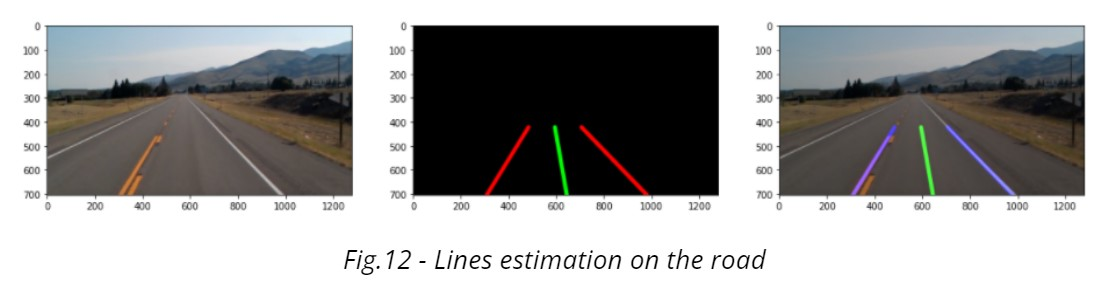
#> input picture Images/lines.jpg, 1100 x 283 px, given in place of test2.mp4, which was not available
$ python FindLanes.py
#> lines starting #> are read from the running program, lines starting #| are printed output that depends on the picture; after the words box and inside, x2 and y2 are one past the last pixel; in counts of white or black regions, pixels touching at a corner belong together; pictures that were not available may be replaced by others from this repository, and a replacement may not be noted
#> further down, frame is the input picture: shape (283, 1100, 3); mean B, G, R 157.1, 157.6, 158.2
import cv2
import numpy as np
import math
import matplotlib.pyplot as plt

def make_coordinates(image, line_parameters):
    slope, intercept = line_parameters
    y1 = int(image.shape[0])
    y2 = int(y1*3/5)
    x1 = int((y1 - intercept)/slope)
    x2 = int((y2 - intercept)/slope)
    return np.array([x1,y1,x2,y2])

def average_slope_intercept(image, lines):
    left_fit = []
    right_fit = []
    for line in lines:
        x1,y1,x2,y2 = line.reshape(4)
        parameters = np.polyfit((x1,x2), (y1,y2), 1)
        slope = parameters[0]
        intercept = parameters[1]
        if slope < 0:
            left_fit.append((slope, intercept))
        else:
            right_fit.append((slope, intercept))
    left_fit_average = np.average(left_fit, axis=0)
    right_fit_average = np.average(right_fit, axis=0)
    left_line = make_coordinates(image, left_fit_average)
    right_line = make_coordinates(image, right_fit_average)
    try:
        mid_line = np.array([(left_line[0]+right_line[0])/2, left_line[1],(left_line[2]+right_line[2])/2, left_line[3]])
        return np.array([left_line,right_line, mid_line])
    except:
        return np.array([left_line,right_line])


def canny(image):
    gray = cv2.cvtColor(image, cv2.COLOR_RGB2GRAY)
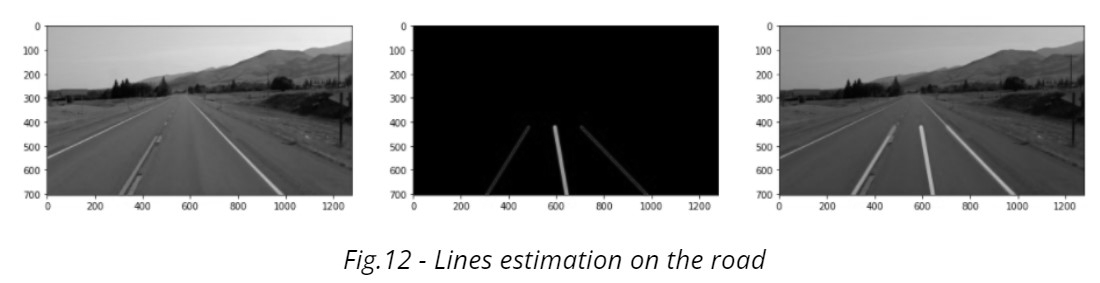
#> gray: shape (283, 1100); min 0, max 255, mean 157.5
    blur = cv2.GaussianBlur(gray, (5,5), 0)
    canny = cv2.Canny(blur, 50, 150)
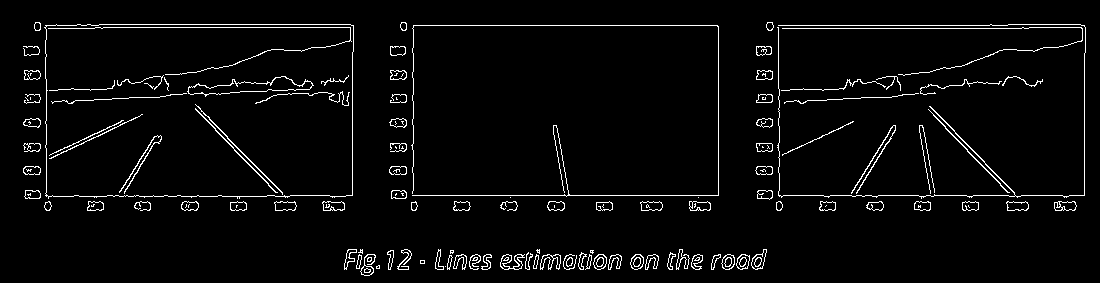
#> canny: shape (283, 1100); 3.7% white in thin lines or dots, all inside (x1, y1, x2, y2) = (23, 22, 1086, 276)
    return canny

def ROI(image):
    Height = image.shape[0]
#> Height = 283
    triangle = np.array([[(200,Height), (1100,Height),(550,250)]])
#> triangle = [[200, 283], [1100, 283], [550, 250]]
    mask = np.zeros_like(image)
    cv2.fillPoly(mask, triangle, 255)
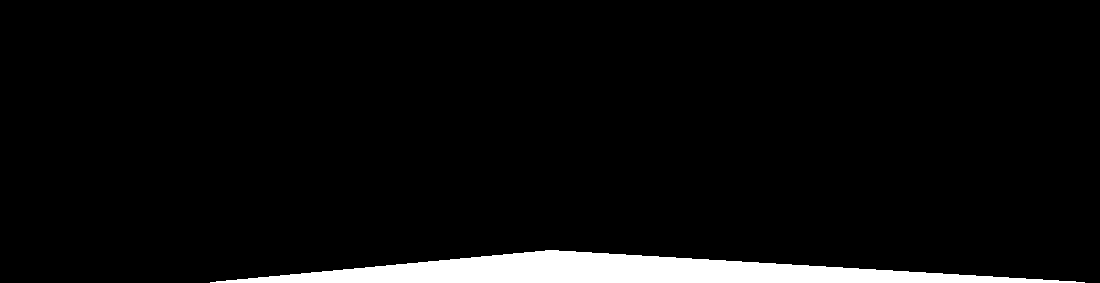
#> mask: shape (283, 1100); 4.8% white; 1 white region, box (x1, y1, x2, y2) and area: (210, 250, 1085, 283) 14859
    masked_img = cv2.bitwise_and(image,mask)
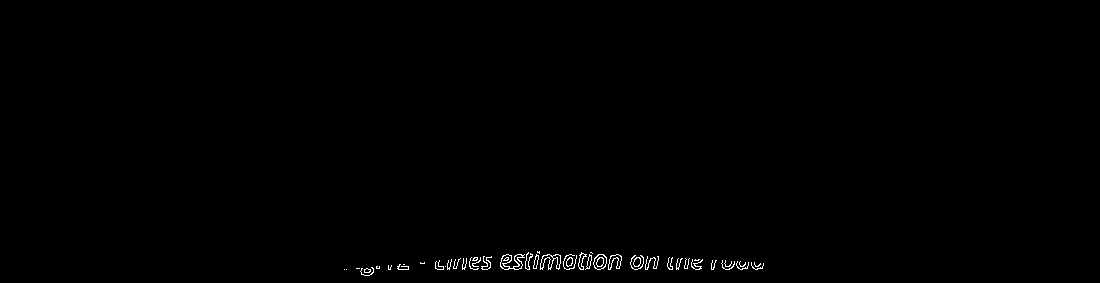
#> masked_img: shape (283, 1100); 0.45% white in thin lines or dots, all inside (x1, y1, x2, y2) = (344, 251, 764, 276)
    return masked_img

def displayLines(image, lines):
    line_img = np.zeros_like(image)
    if lines is not None:
        for line in lines[:-1]:
            x1,y1,x2,y2 = line.reshape(4)
            cv2.line(image, (x1,y1), (x2,y2), (255,0,0),5)
        x1,y1,x2,y2 = lines[-1].reshape(4)
        cv2.line(image, (x1,y1), (x2,y2), (0,255,0),3)
    return line_img

def demoImage():
    image = cv2.imread("test_image.jpg")
    lane_image = np.copy(image)
    canny_image = canny(lane_image)
    cropped_image = ROI(canny_image)
    lines = cv2.HoughLinesP(cropped_image, 2, np.pi/180, 100, np.array([]), minLineLength = 45, maxLineGap = 5)
    averaged_lines = average_slope_intercept(lane_image, lines)
    line_image = displayLines(lane_image, averaged_lines)
    combo_image = cv2.addWeighted(lane_image, 0.8, line_image, 1, 1)
    cv2.imshow("lanes", combo_image)
    cv2.waitKey(0)


cap = cv2.VideoCapture("test2.mp4")
while(cap.isOpened()):
    _, frame = cap.read()
    try:
        canny_image = canny(frame)
        cropped_image = ROI(canny_image)
        lines = cv2.HoughLinesP(cropped_image, 2, np.pi/180, 100, np.array([]), minLineLength = 45, maxLineGap = 5)
#> lines = [[502, 268, 619, 268], [518, 264, 620, 264], [443, 268, 489, 268], [509, 261, 620, 261], [502, 257, 621, 257], [543, 265, 619, 266], [526, 260, 621, 260], [517, 263, 596, 263], [500, 266, 548, 266], [538, 259, 606, 259]]
        averaged_lines = average_slope_intercept(frame, lines)
#> the loop in average_slope_intercept, `for line in lines:` made 10 passes
#> (x1, y1, x2, y2, slope, intercept) on passes 1 to 10: (502, 268, 619, 268, -6.07e-16, 268), (518, 264, 620, 264, 2.2e-16, 264), (443, 268, 489, 268, 2.46e-16, 268), (509, 261, 620, 261, -2.12e-16, 261), (502, 257, 621, 257, 7.88e-17, 257), (543, 265, 619, 266, 0.0132, 257.9), (526, 260, 621, 260, 7.64e-17, 260), (517, 263, 596, 263, 7.41e-16, 263), (500, 266, 548, 266, -1.78e-16, 266), (538, 259, 606, 259, 2.03e-16, 259)
#> after the loop in average_slope_intercept, `for line in lines:`: left_fit = [(-6.07e-16, 268), (-2.12e-16, 261), (-1.78e-16, 266)]; right_fit = [(2.2e-16, 264), (2.46e-16, 268), (7.88e-17, 257), (0.0132, 257.9), (7.64e-17, 260), (7.41e-16, 263), (2.03e-16, 259)]
#> in average_slope_intercept, `left_fit_average = np.average(left_fit, axis=0)`: left_fit_average = [-3.33e-16, 265]
#> in average_slope_intercept, `right_fit_average = np.average(right_fit, axis=0)`: right_fit_average = [0.00188, 261.3]
#> in make_coordinates, `slope, intercept = line_parameters`: slope = -3.33e-16; intercept = 265
#> in make_coordinates, `x1 = int((y1 - intercept)/slope)`: x1 = -54112367348951312
#> in make_coordinates, `x2 = int((y2 - intercept)/slope)`: x2 = 288599292527743552
#> in average_slope_intercept, `left_line = make_coordinates(image, left_fit_average)`: left_line = [-54112367348951312, 283, 288599292527743552, 169]
#> in average_slope_intercept, `right_line = make_coordinates(image, right_fit_average)`: right_line = [11562, 283, -49084, 169]
#> in average_slope_intercept, `mid_line = np.array([(left_line[0]+right_line[0])/2, left_line[1],(lef..`: mid_line = [-2.71e+16, 283, 1.44e+17, 169]
#> averaged_lines = [[-5.41e+16, 283, 2.89e+17, 169], [11562, 283, -49084, 169], [-2.71e+16, 283, 1.44e+17, 169]]
#> the loop in displayLines, `for line in lines[:-1]:` made 1 pass
        line_image = displayLines(frame, averaged_lines)
        combo_image = cv2.addWeighted(frame, 0.8, line_image, 1, 1)

        cv2.imshow("lanes", combo_image)
    except:
        pass
    if cv2.waitKey(1) == ord('q'):
#> (key q is pressed here)
        break
